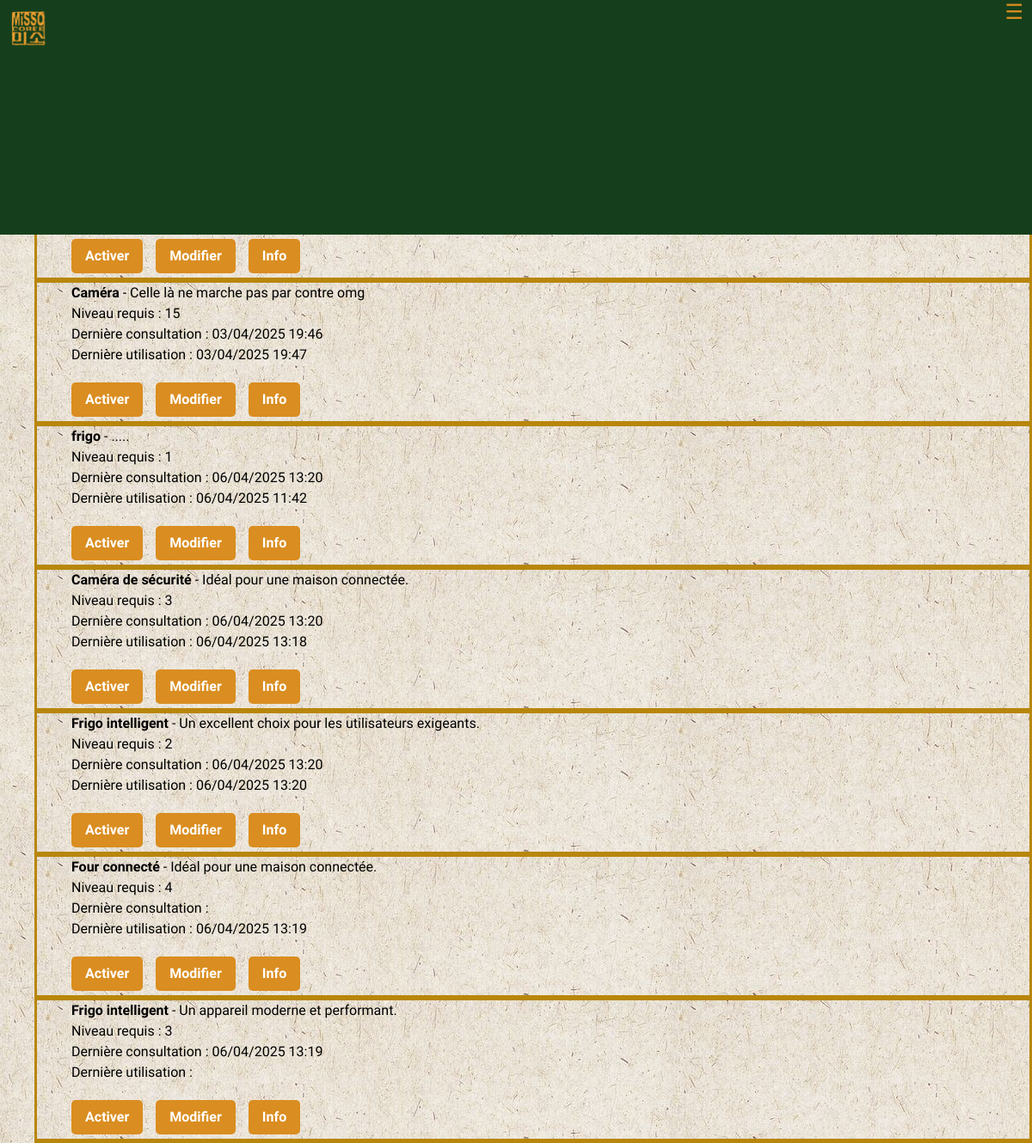
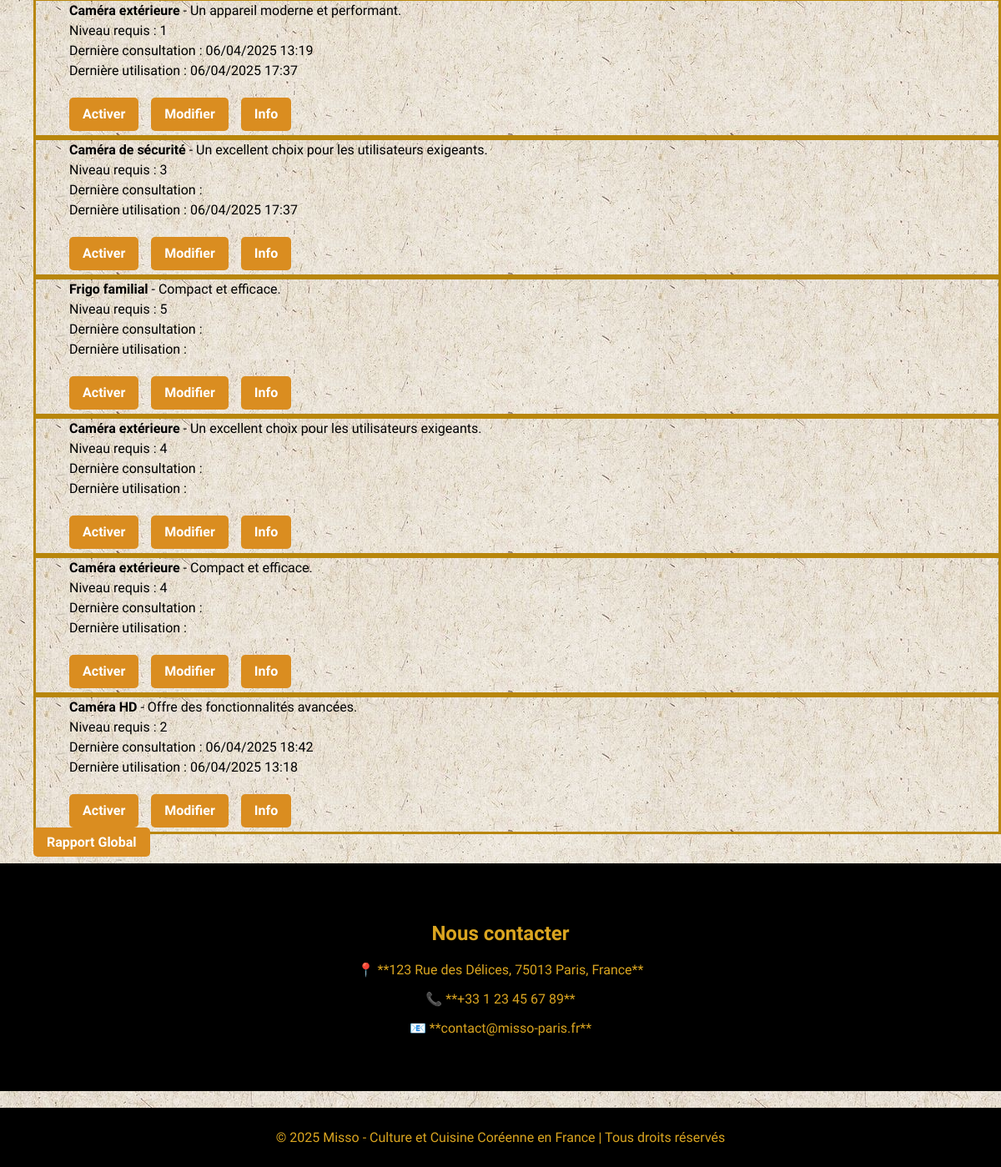
/objets_connectes/ (signed in), run on the app's committed database (2 pictures, top to bottom).
### objets_connectes/models.py (models this page shows, shortened)
class ObjetConnecte(models.Model):
    TYPE_CHOICES = [
        ('camera', 'Caméra'),
        ('frigo', 'Frigo'),
        ('four', 'Four'),
    ]
    nom = models.CharField(max_length=100)  # Nom de l'objet
    description = models.TextField(blank=True, null=True)  # Description de l'objet
    niveau_requis = models.PositiveIntegerField(default=1)  # Niveau requis pour modifier l'objet
    actif = models.BooleanField(default=False)  # Statut actif/inactif
    derniere_consultation = models.DateTimeField(blank=True, null=True)  # Dernière consultation
    derniere_utilisation = models.DateTimeField(blank=True, null=True)  # Dernière utilisation
    consommation = models.FloatField(null=False, help_text="Consommation en Watt-heure")  # Consommation de l'objet en Wh
    type_objet = models.CharField(max_length=10, choices=TYPE_CHOICES, default='camera')  # Type d'objet
    temperature = models.FloatField(blank=True, null=True, help_text="Température en °C (uniquement pour frigo et four)")  # Température

### objets_connectes/views.py (the view)
# urls.py: path("", liste_objets, name="liste_objets"),
@login_required
def liste_objets(request):
    user = request.user
    user.ajouter_experience(50)  # Ajoute 50 points d'expérience
    objets = ObjetConnecte.objects.all()  # Récupère tous les objets connectés
    return render(request, "objets_connectes/liste_objets.html", {"objets": objets})

### utilisateurs/models.py (called while the page is built)
    def ajouter_experience(self, points):
        self.experience += points
        while self.experience >= self.experience_necessaire():
            self.experience -= self.experience_necessaire()
            self.niveau += 1
        if(self.niveau>=10):
           self.is_staff=True
           mon_groupe = Group.objects.get(name='Modérateurs')
           mon_groupe.user_set.add(self)
        self.save()

    def experience_necessaire(self):
        return self.niveau * 100  # Exemple : 100 points par niveau

### objets_connectes/templates/objets_connectes/liste_objets.html (shortened to what this page needs)
{%extends "objets_connectes/base.html"%}
{%block content%}
    <ul>
        {% for objet in objets %}
            <li>
                <div class="objet">
                    <ul>
                        <li><strong>{{ objet.nom }}</strong> - {{ objet.description }}</li>
                        <li>Niveau requis : {{ objet.niveau_requis }}</li>
                        <li>Dernière consultation : {{ objet.derniere_consultation|date:"d/m/Y H:i" }}</li>
                        <li>Dernière utilisation : {{ objet.derniere_utilisation|date:"d/m/Y H:i" }}</li>
                        <li class="button-group">
                            <a href="{% url 'activer_objet' objet.id %}" class="btns">
                                {% if objet.actif %} Désactiver {% else %} Activer {% endif %}
                            </a>
                            <a href="{% url 'modifier_objet' objet.id %}" class="btns">Modifier</a>
                            <a href="{% url 'info_objet' objet.id %}" class="btns">Info</a>
                        </li>
                    </ul>
                </div>
            </li>
        {% endfor %}
        <a href="{% url 'rapport_global' %}" class="btns">Rapport Global</a>
    </ul>
{%endblock%}

### utilisateurs/static/utilisateurs/objets.css (style rules this page uses)
body { font-family: 'Quicksand', sans-serif; margin: 0; padding: 0; display: block; overflow-y: auto; min-height: 100vh; margin: 0; padding: 0; background-image: url('../restaurant/img/texture.jpg'); }
div.objet { position: block; z-index: 1; height: 30%; text-wrap: balance; color: black; margin-left: 0; margin-right: 0; padding: auto; margin-top: 2%; margin-bottom: 2%; text-align: left; line-height: 1.5; border-radius: 0; background-image: url('../restaurant/img/texture.jpg'); margin: 0; padding: 0; border: solid darkgoldenrod; overflow: auto; cursor: pointer; align-content: right; transition: transform 0.3s ease, background-color 0.3s ease; }
ul { list-style:none; }
.button-group { display: flex; justify-content: flex-start; gap: 15px; margin-top: 20px; flex-wrap: wrap; }
.btns { padding: 10px 20px; border: none; border-radius: 5px; cursor: pointer; font-weight: bold; background-color: #4caf50; color: white; text-decoration: none; text-align: center; white-space: nowrap; }

### utilisateurs/static/utilisateurs/navigation.css (style rules this page uses)
* { box-sizing: border-box; }
body { margin-top: 100px; }
.btns { background-color: rgb(218, 141, 32); padding: 8px 16px ; margin-bottom: 5px; border-radius: 5px; color: white; text-decoration: none; font-weight: bold; transition: background 0.3s; }

### data on the page
ObjetConnecte: actif "Activer"
ObjetConnecte: nom "Caméra", description "Celle là ne marche pas par contre omg", niveau_requis "15", derniere_consultation "03/04/2025 19:46", derniere_utilisation "03/04/2025 19:47", actif "Activer"
ObjetConnecte: nom "frigo", description ".....", niveau_requis "1", derniere_consultation "06/04/2025 13:20", derniere_utilisation "06/04/2025 11:42", actif "Activer"
ObjetConnecte: nom "Caméra de sécurité", description "Idéal pour une maison connectée.", niveau_requis "3", derniere_consultation "06/04/2025 13:20", derniere_utilisation "06/04/2025 13:18", actif "Activer"
ObjetConnecte: nom "Frigo intelligent", description "Un excellent choix pour les utilisateurs exigeants.", niveau_requis "2", derniere_consultation "06/04/2025 13:20", derniere_utilisation "06/04/2025 13:20", actif "Activer"
ObjetConnecte: nom "Four connecté", description "Idéal pour une maison connectée.", niveau_requis "4", derniere_utilisation "06/04/2025 13:19", actif "Activer"
ObjetConnecte: nom "Frigo intelligent", description "Un appareil moderne et performant.", niveau_requis "3", derniere_consultation "06/04/2025 13:19", actif "Activer"
ObjetConnecte: nom "Caméra extérieure", description "Un appareil moderne et performant.", niveau_requis "1", derniere_consultation "06/04/2025 13:19", derniere_utilisation "06/04/2025 17:37", actif "Activer"
ObjetConnecte: nom "Caméra de sécurité", description "Un excellent choix pour les utilisateurs exigeants.", niveau_requis "3", derniere_utilisation "06/04/2025 17:37", actif "Activer"
ObjetConnecte: nom "Frigo familial", description "Compact et efficace.", niveau_requis "5", actif "Activer"
ObjetConnecte: nom "Caméra extérieure", description "Un excellent choix pour les utilisateurs exigeants.", niveau_requis "4", actif "Activer"
ObjetConnecte: nom "Caméra extérieure", description "Compact et efficace.", niveau_requis "4", actif "Activer"
ObjetConnecte: nom "Caméra HD", description "Offre des fonctionnalités avancées.", niveau_requis "2", derniere_consultation "06/04/2025 18:42", derniere_utilisation "06/04/2025 13:18", actif "Activer"
